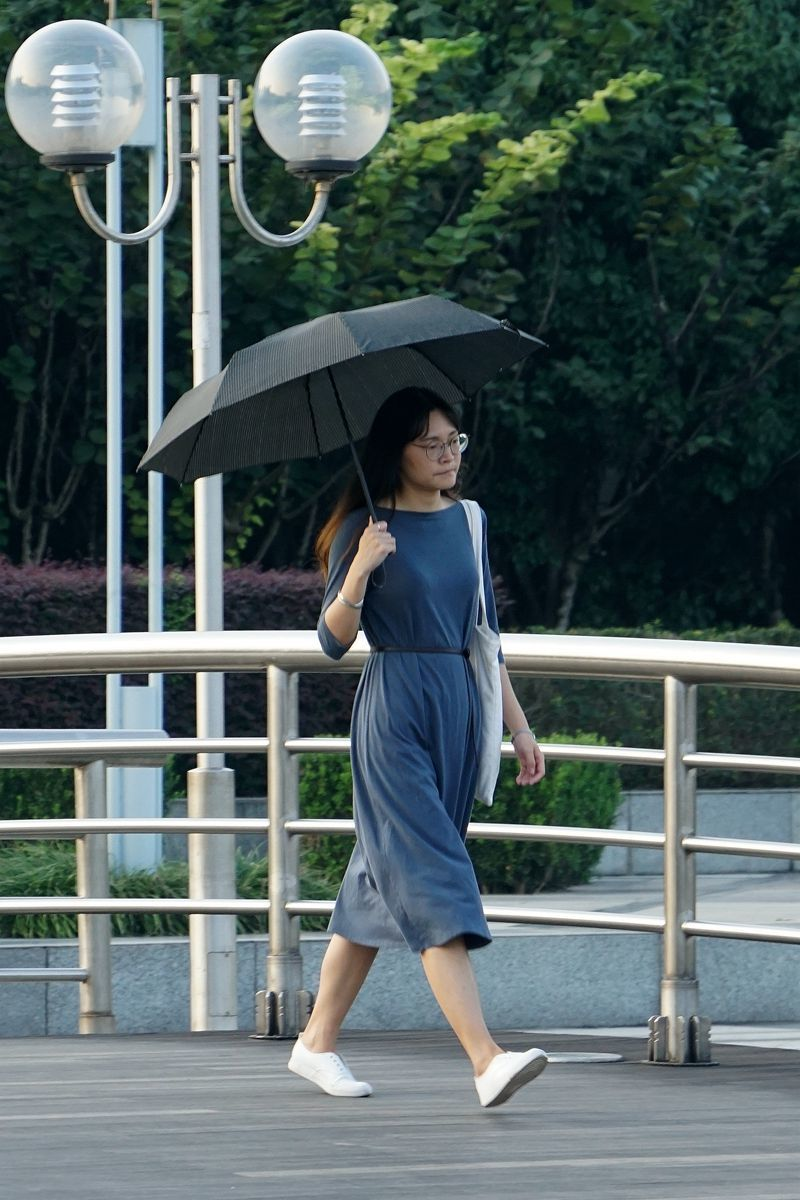
#> input picture 5_object_detection/images/person.jpg, 800 x 1200 px, found by its file name
$ python 5.2_HOG.py   (older library calls are emulated)
#> lines starting #> are read from the running program, lines starting #| are printed output that depends on the picture
#> further down, img is the input picture: shape (1200, 800, 3); mean B, G, R 96.4, 96.3, 81.2
# -*- coding: utf-8 -*-
"""
Created on Mon Sep 24 18:23:04 2018

@author: zy
"""

# 代码来源GitHub:https://github.com/PENGZhaoqing/Hog-feature
# https://blog.csdn.net/ppp8300885/article/details/71078555
# https://www.leiphone.com/news/201708/ZKsGd2JRKr766wEd.html

import cv2
import numpy as np
import math
import matplotlib.pyplot as plt


class Hog_descriptor():
    '''
    HOG描述符的实现
    '''

    def __init__(self, img, cell_size=8, bin_size=9):
        '''
        构造函数
            默认参数，一个block由2x2个cell组成，步长为1个cell大小
        args:
            img：输入图像(更准确的说是检测窗口)，这里要求为灰度图像  对于行人检测图像大小一般为128x64 即是输入图像上的一小块裁切区域
            cell_size：细胞单元的大小 如8，表示8x8个像素
            bin_size：直方图的bin个数
        '''
#> called with cell_size = 8, bin_size = 9
        self.img = img
        '''
        采用Gamma校正法对输入图像进行颜色空间的标准化（归一化），目的是调节图像的对比度，降低图像局部
        的阴影和光照变化所造成的影响，同时可以抑制噪音。采用的gamma值为0.5。 f(I)=I^γ
        '''
        self.img = np.sqrt(img * 1.0 / float(np.max(img)))
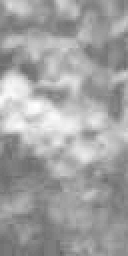
#> self.img: shape (128, 64) float64 (shown 2 times larger); min 0.381, max 1, mean 0.638
        self.img = self.img * 255
        # print('img',self.img.dtype)   #float64
        # 参数初始化
        self.cell_size = cell_size
        self.bin_size = bin_size
        self.angle_unit = 180 / self.bin_size  # 这里采用180°
        assert type(self.bin_size) == int, "bin_size should be integer,"
        assert type(self.cell_size) == int, "cell_size should be integer,"
        assert 180 % self.bin_size == 0, "bin_size should be divisible by 180"

    def extract(self):
        '''
        计算图像的HOG描述符，以及HOG-image特征图
        '''
        height, width = self.img.shape
#> height = 128; width = 64
        '''
        1、计算图像每一个像素点的梯度幅值和角度
        '''
        gradient_magnitude, gradient_angle = self.global_gradient()
        gradient_magnitude = abs(gradient_magnitude)
        '''
        2、计算输入图像的每个cell单元的梯度直方图，形成每个cell的descriptor 比如输入图像为128x64 可以得到16x8个cell，每个cell由9个bin组成
        '''
        cell_gradient_vector = np.zeros((int(height / self.cell_size), int(width / self.cell_size), self.bin_size))
        # 遍历每一行、每一列
        for i in range(cell_gradient_vector.shape[0]):
            for j in range(cell_gradient_vector.shape[1]):
                # 计算第[i][j]个cell的特征向量
                cell_magnitude = gradient_magnitude[i * self.cell_size:(i + 1) * self.cell_size,
                                 j * self.cell_size:(j + 1) * self.cell_size]
                cell_angle = gradient_angle[i * self.cell_size:(i + 1) * self.cell_size,
                             j * self.cell_size:(j + 1) * self.cell_size]
                cell_gradient_vector[i][j] = self.cell_gradient(cell_magnitude, cell_angle)

        # 将得到的每个cell的梯度方向直方图绘出，得到特征图
        hog_image = self.render_gradient(np.zeros([height, width]), cell_gradient_vector)

        '''
        3、将2x2个cell组成一个block，一个block内所有cell的特征串联起来得到该block的HOG特征descriptor
           将图像image内所有block的HOG特征descriptor串联起来得到该image（检测目标）的HOG特征descriptor，
           这就是最终分类的特征向量
        '''
        hog_vector = []
        # 默认步长为一个cell大小，一个block由2x2个cell组成，遍历每一个block
        for i in range(cell_gradient_vector.shape[0] - 1):
            for j in range(cell_gradient_vector.shape[1] - 1):
                # 提取第[i][j]个block的特征向量
                block_vector = []
                block_vector.extend(cell_gradient_vector[i][j])
                block_vector.extend(cell_gradient_vector[i][j + 1])
                block_vector.extend(cell_gradient_vector[i + 1][j])
                block_vector.extend(cell_gradient_vector[i + 1][j + 1])
                '''块内归一化梯度直方图，去除光照、阴影等变化，增加鲁棒性'''
                # 计算l2范数
                mag = lambda vector: math.sqrt(sum(i ** 2 for i in vector))
                magnitude = mag(block_vector) + 1e-5
                # 归一化
                if magnitude != 0:
                    normalize = lambda block_vector, magnitude: [element / magnitude for element in block_vector]
                    block_vector = normalize(block_vector, magnitude)
                hog_vector.append(block_vector)
        return np.asarray(hog_vector), hog_image

    def global_gradient(self):
        '''
        分别计算图像沿x轴和y轴的梯度
        '''
        gradient_values_x = cv2.Sobel(self.img, cv2.CV_64F, 1, 0, ksize=5)
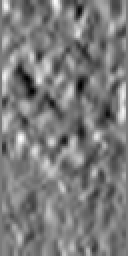
#> gradient_values_x: shape (128, 64) float64 (shown 2 times larger); min -2325.4, max 2467.2, mean 5.3; drawn with min black and max white
        gradient_values_y = cv2.Sobel(self.img, cv2.CV_64F, 0, 1, ksize=5)
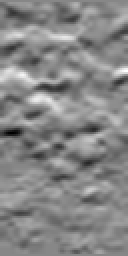
#> gradient_values_y: shape (128, 64) float64 (shown 2 times larger); min -3686.7, max 3241.5, mean -30.1; drawn with min black and max white
        # 计算梯度幅值 这个计算的是0.5*gradient_values_x + 0.5*gradient_values_y
        # gradient_magnitude = cv2.addWeighted(gradient_values_x, 0.5, gradient_values_y, 0.5, 0)
        # 计算梯度方向
        # gradient_angle = cv2.phase(gradient_values_x, gradient_values_y, angleInDegrees=True)
        gradient_magnitude, gradient_angle = cv2.cartToPolar(gradient_values_x, gradient_values_y, angleInDegrees=True)
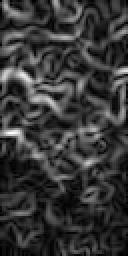
#> gradient_magnitude: shape (128, 64) float64 (shown 2 times larger); min 5.68e-14, max 3686.8, mean 808.2; drawn with min black and max white
        # 角度大于180°的，减去180度
        gradient_angle[gradient_angle > 180.0] -= 180
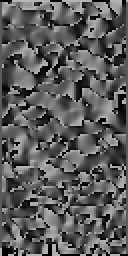
#> gradient_angle: shape (128, 64) float64 (shown 2 times larger); min 0, max 180, mean 91.7
        # print('gradient',gradient_magnitude.shape,gradient_angle.shape,np.min(gradient_angle),np.max(gradient_angle))
        return gradient_magnitude, gradient_angle

    def cell_gradient(self, cell_magnitude, cell_angle):
        '''
        为每个细胞单元构建梯度方向直方图

        args:
            cell_magnitude：cell中每个像素点的梯度幅值
            cell_angle：cell中每个像素点的梯度方向
        return：
            返回该cell对应的梯度直方图，长度为bin_size
        '''
        orientation_centers = [0] * self.bin_size
        # 遍历cell中的每一个像素点
        for i in range(cell_magnitude.shape[0]):
            for j in range(cell_magnitude.shape[1]):
                # 梯度幅值
                gradient_strength = cell_magnitude[i][j]
                # 梯度方向
                gradient_angle = cell_angle[i][j]
                # 双线性插值
                min_angle, max_angle, weight = self.get_closest_bins(gradient_angle)
                orientation_centers[min_angle] += (gradient_strength * (1 - weight))
                orientation_centers[max_angle] += (gradient_strength * weight)
        return orientation_centers

    def get_closest_bins(self, gradient_angle):
        '''
        计算梯度方向gradient_angle位于哪一个bin中，这里采用的计算方式为双线性插值
        具体参考：https://www.leiphone.com/news/201708/ZKsGd2JRKr766wEd.html
        例如：当我们把180°划分为9个bin的时候，分别对应对应0,20,40,...160这些角度。
              角度是10，副值是4，因为角度10介于0-20度的中间(正好一半)，所以把幅值
              一分为二地放到0和20两个bin里面去。
        args:
            gradient_angle:角度
        return：
            start,end,weight：起始bin索引，终止bin的索引，end索引对应bin所占权重
        '''
        idx = int(gradient_angle / self.angle_unit)
        mod = gradient_angle % self.angle_unit
        return idx % self.bin_size, (idx + 1) % self.bin_size, mod / self.angle_unit

    def render_gradient(self, image, cell_gradient):
        '''
        将得到的每个cell的梯度方向直方图绘出，得到特征图
        args：
            image：画布,和输入图像一样大 [h,w]
            cell_gradient：输入图像的每个cell单元的梯度直方图,形状为[h/cell_size,w/cell_size,bin_size]
        return：
            image：特征图
        '''
        cell_width = self.cell_size / 2
        max_mag = np.array(cell_gradient).max()
        # 遍历每一个cell
        for x in range(cell_gradient.shape[0]):
            for y in range(cell_gradient.shape[1]):
                # 获取第[i][j]个cell的梯度直方图
                cell_grad = cell_gradient[x][y]
                # 归一化
                cell_grad /= max_mag
                angle = 0
                angle_gap = self.angle_unit
                # 遍历每一个bin区间
                for magnitude in cell_grad:
                    # 转换为弧度
                    angle_radian = math.radians(angle)
                    # 计算起始坐标和终点坐标，长度为幅值(归一化),幅值越大、绘制的线条越长、越亮
                    x1 = int(x * self.cell_size + cell_width + magnitude * cell_width * math.cos(angle_radian))
                    y1 = int(y * self.cell_size + cell_width + magnitude * cell_width * math.sin(angle_radian))
                    x2 = int(x * self.cell_size + cell_width - magnitude * cell_width * math.cos(angle_radian))
                    y2 = int(y * self.cell_size + cell_width - magnitude * cell_width * math.sin(angle_radian))
                    cv2.line(image, (y1, x1), (y2, x2), int(255 * math.sqrt(magnitude)))
                    angle += angle_gap
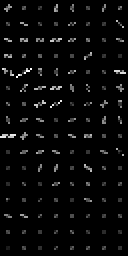
#> image: shape (128, 64) float64 (shown 2 times larger); min 0, max 255, mean 8.3
        return image


if __name__ == '__main__':
    # 加载图像
    img = cv2.imread('./image/person.jpg')
    width = 64
    height = 128
    img_copy = img[320:320 + height, 570:570 + width][:, :, ::-1]
    gray_copy = cv2.cvtColor(img_copy, cv2.COLOR_BGR2GRAY)

    # 显示原图像
    plt.figure(figsize=(6.4, 2.0 * 3.2))
    plt.subplot(1, 2, 1)
    plt.imshow(img_copy)

    # HOG特征提取
    hog = Hog_descriptor(gray_copy, cell_size=8, bin_size=9)
    hog_vector, hog_image = hog.extract()
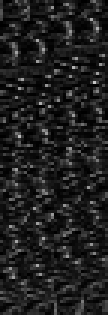
#> hog_vector: shape (105, 36) float64 (shown 3 times larger); min 0, max 0.78, mean 0.124
    print('hog_vector', hog_vector.shape)
#| hog_vector (105, 36)
    print('hog_image', hog_image.shape)
#| hog_image (128, 64)

    # 绘制特征图
    plt.subplot(1, 2, 2)
    plt.imshow(hog_image, cmap=plt.cm.gray)
    plt.show()
